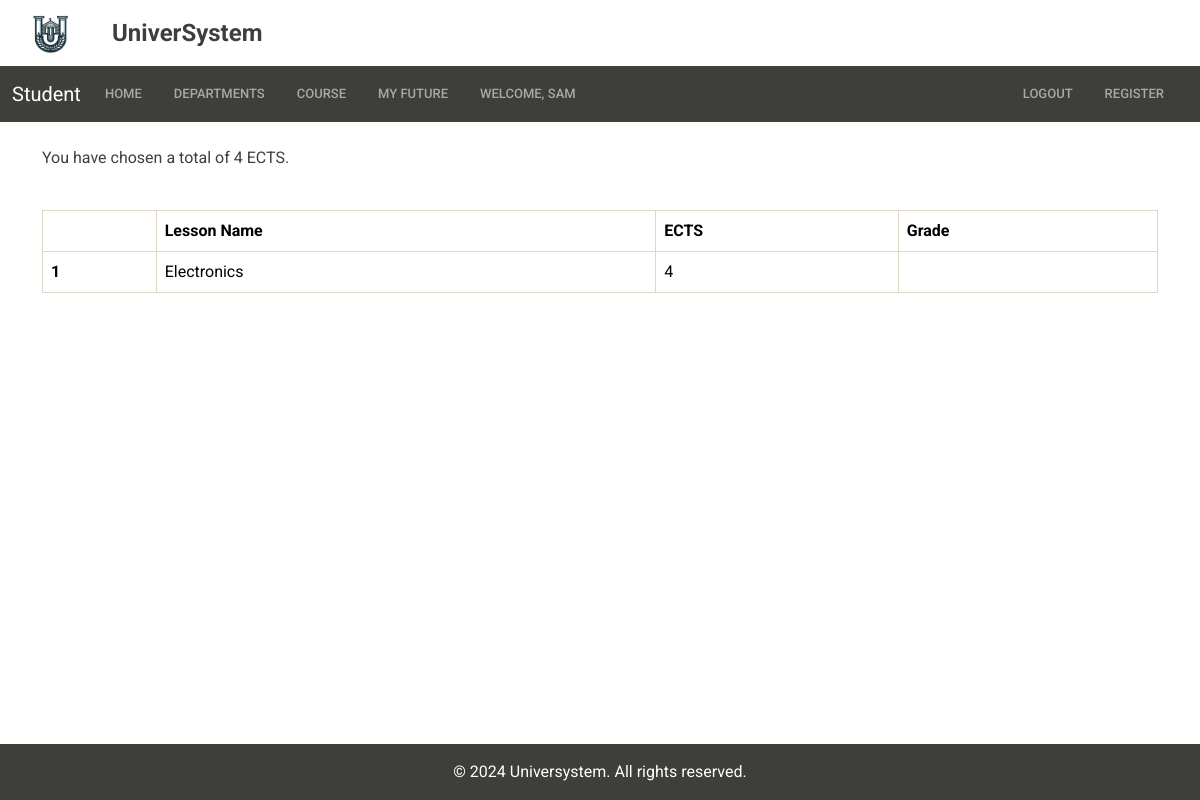
The page /selected_lessons/ (signed in) on the database its author committed.
### accountapp/models.py (models this page shows, shortened)
class CustomUser(AbstractUser):
    STATUS = (
        ('Teacher', 'Teacher'),
        ('Student', 'Student'),
        ('Admin', 'Admin'),
    )
    status = models.CharField(
        max_length=100, choices=STATUS, default='Student',)

class Student(models.Model):
    user = models.OneToOneField(CustomUser, on_delete=models.CASCADE)
    department = models.ForeignKey(
        Department, on_delete=models.CASCADE, blank=True, null=True)
    acts = models.IntegerField(default=0)
    lessons = models.ManyToManyField(Lesson, blank=True,
                                     through='StudentLesson')
    department_request = models.BooleanField(default=False)
    adviser = models.ForeignKey(
        'Teacher', on_delete=models.CASCADE, blank=True, null=True)
    is_submitted = models.BooleanField(default=False)
    profile_photo = models.ImageField(
        upload_to='photos/', default='photos/default-profile-photo.jpg'
    )

### baseapp/models.py (models this page shows, shortened)
class Lesson(models.Model):
    DAY_OF_WEEK = (
        ('Monday', 'Monday'),
        ('Tuesday', 'Tuesday'),
        ('Wednesday', 'Wednesday'),
        ('Thursday', 'Thursday'),
        ('Friday', 'Friday'),
    )
    title = models.CharField(max_length=100)
    ects = models.IntegerField()
    department = models.ManyToManyField(Department)
    capacity = models.IntegerField(default=3)  # Course capacity
    day_of_week = models.CharField(
        max_length=9, choices=DAY_OF_WEEK)
    start_time = models.TimeField()
    end_time = models.TimeField()
    slug = models.SlugField(db_index=True, unique=True,
                            blank=True, null=True, editable=False)

### teacherapp/views.py (the view)
# urls.py: path('selected_lessons/', LessonSelectView.as_view(),
class LessonSelectView(LoginRequiredMixin, View):
    def get(self, request):
        student = Student.objects.get(user=request.user)
        lessons = student.lessons.all()
        grades = Grade.objects.filter(student=student)
        context = {
            'grades': grades,
            'student': student,
            'lessons': lessons,
        }
        return render(request, "teacherapp/selected_lessons.html", context)

### teacherapp/templates/teacherapp/selected_lessons.html (shortened to what this page needs)
{% extends 'base.html' %} {% load static %} {% load crispy_forms_tags%} {% block title %} Syllabus {% endblock title %}
{% block content %}
<div class="container mt-4">
  <p>You have chosen a total of {{ student.acts }} ECTS.</p>
  <br />
  <div class="row">
    <div class="col-md-12">
      <table class="table table-bordered">
        <thead>
          <tr>
            <th scope="col"></th>
            <th scope="col">Lesson Name</th>
            <th scope="col">ECTS</th>
            <th scope="col">Grade</th>
          </tr>
        </thead>
        <tbody>
          {% for lesson in student.lessons.all %}
          <tr>
            <th scope="row">{{ forloop.counter }}</th>
            <td>{{ lesson.title }}</td>
            <td>{{ lesson.ects }}</td>
            <td>
            </td>
          </tr>
          {% endfor %}
        </tbody>
      </table>
    </div>
  </div>
</div>
{% endblock content %}

### templates/partials/_navbar.html (shortened to what this page needs)
<nav class="navbar navbar-expand-lg bg-dark" data-bs-theme="dark">
  <div class="container-fluid">
    {% if user.status == "Teacher" %}
    <a class="navbar-brand">Teacher</a>
    {% elif user.status == "Student" %}
    <a class="navbar-brand">Student</a>
    {% elif user.status == 'Admin' %}
    <a class="navbar-brand">Admin</a>
    {% endif %}
    <div class="collapse navbar-collapse" id="navbarColor01">
      <ul class="navbar-nav me-3">
        <li class="nav-item">
          <a class="nav-link me-3" href="{% url 'index' %}">Home</a>
        </li>
        <li class="nav-item me-3">
          <a class="nav-link" href="{% url 'department' %}">Departments</a>
        </li>
        {% if user.status == "Teacher" %}
        <li class="nav-item dropdown">
          <a
            class="nav-link dropdown-toggle me-3"
            href="#"
            role="button"
            data-bs-toggle="dropdown"
            aria-expanded="false"
          >
            Courses
          </a>
          <ul class="dropdown-menu">
            {% for lesson in user.teacher.lessons.all %}
            <li><a class="dropdown-item" href="{% url 'teacher_grading' slug=lesson.slug %}">{{ lesson.title }}</a></li>
            {% endfor %}
          </ul>
        </li>
        <li class="nav-item dropdown">
          <a class="nav-link dropdown-toggle me-3" href="#" role="button" data-bs-toggle="dropdown" aria-expanded="false">
            Student
          </a>
          <ul class="dropdown-menu">
            <li><a class="dropdown-item" href="{% url 'message' %}">Messages</a></li>
            <li><a class="dropdown-item" href="{% url 'course_approval' %}">Course Approval</a></li>
          </ul>
        </li>
        {% elif user.status == "Student" %}
        <li class="nav-item me-3">
          {% if user.student.is_submitted %}
          <a class="nav-link" href="{% url 'selected_lessons' %}">Course</a>
          {% else %}
          <a class="nav-link" href="{% url 'lesson_selection' %}">Course</a>
          {% endif %}
        </li>
        <li class="nav-item me-3">
          <a class="nav-link" href="{% url 'student_future' %}">My Future</a>
        </li>
        {% endif %} {% if not user.status == 'Admin' %}
        <li class="nav-item">
          <a class="nav-link">Welcome, {{ user.first_name|title }}</a>
        </li>
        {% endif %}
      </ul>
      <ul class="navbar-nav ms-auto">
        <li class="nav-item me-3">
          <a class="nav-link" href="{% url 'logout' %}">Logout</a>
        </li>
        {% if user.status == 'Student' %}
        <li class="nav-item me-3">
          <a class="nav-link" href="{% url 'register' %}">Register</a>
        </li>
        {% endif %}
      </ul>
    </div>
  </div>
</nav>

### templates/base.html (style rules this page uses)
body { display: flex; flex-direction: column; min-height: 100vh; margin: 0; }

### rows shown on the page
CustomUser: first_name "SAM"
Student: acts "4"
Lesson: title "Electronics", ects "4"
